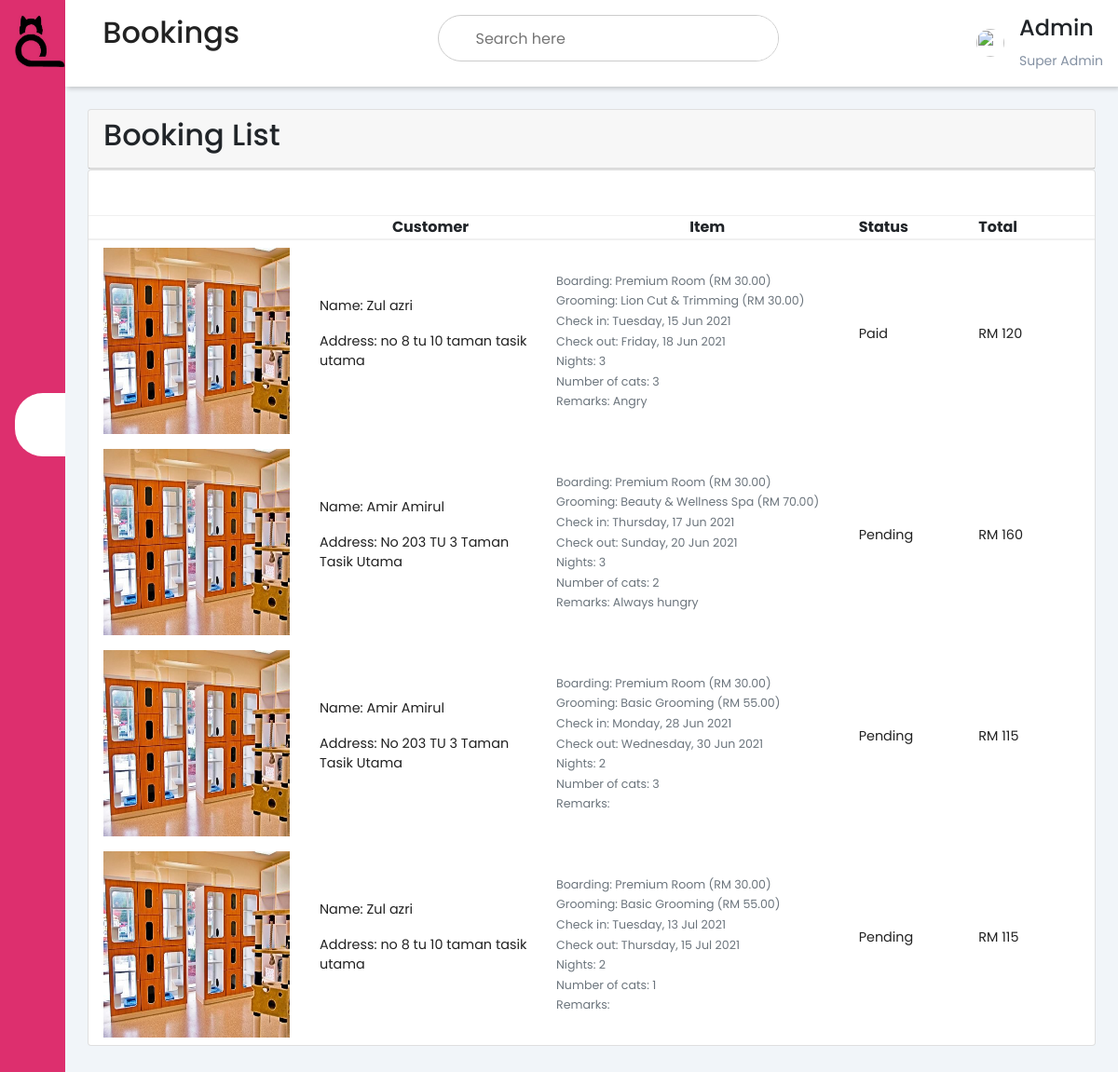
Page /admin/bookings.php on the committed database.
### tables this page shows
CREATE TABLE `booking` (
  `Booking_ID` int(10) NOT NULL,
  `Cust_ID` int(10) NOT NULL,
  `Room_ID` int(10) NOT NULL,
  `QuantityofCats` int(11) NOT NULL,
  `Booking_Date` date NOT NULL,
  `Booking_Status` varchar(255) NOT NULL,
  `Check_in` date NOT NULL,
  `Check_out` date NOT NULL,
  `Remarks` varchar(500) NOT NULL,
  `Serv_ID` int(10) NOT NULL,
  `Nights` int(10) DEFAULT NULL,
  `QuantityofBooking` int(11) NOT NULL
);

CREATE TABLE `room` (
  `Room_ID` int(10) NOT NULL,
  `Room_Type` varchar(255) NOT NULL,
  `Room_Status` varchar(255) NOT NULL,
  `Room_Price` decimal(5,2) NOT NULL,
  `Room_Slot` int(10) NOT NULL,
  `Room_Images` varchar(255) NOT NULL
);

CREATE TABLE `customer` (
  `Cust_ID` int(10) NOT NULL,
  `Cust_Fname` varchar(255) NOT NULL,
  `Cust_Lname` varchar(255) NOT NULL,
  `Cust_PhoneNo` varchar(12) NOT NULL,
  `Cust_Email` varchar(255) NOT NULL,
  `Cust_DOB` date NOT NULL,
  `Cust_Address` varchar(255) NOT NULL,
  `Cust_Gender` varchar(10) NOT NULL,
  `Cust_Password` varchar(255) NOT NULL,
  `Images_Name` varchar(255) NOT NULL,
  `Images_Location` varchar(255) NOT NULL,
  `Images_Datatype` blob NOT NULL,
  `Token` varchar(255) NOT NULL,
  `Create_at` timestamp NOT NULL DEFAULT current_timestamp()
);

CREATE TABLE `service` (
  `Serv_ID` int(10) NOT NULL,
  `Serv_Name` varchar(255) NOT NULL,
  `Serv_Desc` varchar(500) NOT NULL,
  `Serv_Fee` decimal(5,2) NOT NULL
);

### admin/bookings.php (the view, shortened to what this page needs)
<?php
include '../connection.php';
?>
<!DOCTYPE html>
<html lang="en" dir="ltr">
  <head>
    <link rel="stylesheet" href="style.css">
    <link rel="stylesheet" href="https://maxst.icons8.com/vue-static/landings/line-awesome/line-awesome/1.3.0/css/line-awesome.min.css">
    <link href="https://cdn.jsdelivr.net/npm/bootstrap@5.0.1/dist/css/bootstrap.min.css" rel="stylesheet">
  </head>
  <body>
    <div class="sidebar">
      <div class="sidebar-brand">
        <h2><span><img src="../images/logo4.jpg" width="54px" height="56px"></span><span>RUMAH KUCING</span></h2>
      </div>
      <div class="sidebar-menu">
        <ul class="px-0">
          <li>
            <a href="../admin/index.php" style="text-decoration: none;"><span class="las la-igloo"></span><span>Dashboard</span></a>
          </li>
          <li>
            <a href="../admin/staff.php" style="text-decoration: none;"><span class="las la-user-tie"></span><span>Staff</span></a>
          </li>
          <li>
            <a href="../admin/customer.php" style="text-decoration: none;"><span class="las la-users"></span><span>Customer</span></a>
          </li>
          <li>
            <a href="../admin/products.php" style="text-decoration: none;"><span class="las la-clipboard-list"></span><span>Products</span></a>
          </li>
          <li>
            <a href="../admin/orders.php" style="text-decoration: none;"><span class="las la-shopping-bag"></span><span>Orders</span></a>
          </li>
          <li>
            <a href="../admin/bookings.php" class="active" style="text-decoration: none;"><span class="las la-receipt"></span><span>Bookings</span></a>
          </li>
          <li>
            <a href="../admin/logout.php" style="text-decoration: none;"><span class="las la-sign-out-alt"></span><span>Log out</span></a>
          </li>
        </ul>
      </div>
    </div>
    <div class="main-content">
      <header>
        <h2>
          <label for="nav-toggle">
            <span class="las la-bars"></span>
          </label>
          Bookings
        </h2>
        <div class="search-wrapper">
          <input type="search" placeholder="Search here">
        </div>
        <div class="user-wrapper">
          <img src="../images/user profile picture/default_profile.png" width="30px" height="30px">
          <div>
            <h4>Admin</h4>
            <small>Super Admin</small>
          </div>
        </div>
      </header>
      <main>
        <div class="customers">
          <div class="card">
            <div class="card-header">
              <h2>Booking List</h2>
            </div>
          </div>
          <div class="customers">
            <div class="card">
              <div class="container">
                <div class="row">
                  <table class="mt-5">
                    <thead style="padding: 0rem;">
                      <tr>
                        <th></th>
                        <th class="text-center col-3">Customer</th>
                        <th class="text-center">Item</th>
                        <th>Status</th>
                        <th>Total</th>
                      </tr>
                    </thead>
          <?php
          $query = "SELECT r.room_id, r.room_type, r.room_slot, r.room_price, r.room_images,
                           s.serv_id, s.serv_name, s.serv_fee, b.Room_ID, b.booking_status, b.Booking_ID, b.quantityofcats,
                           b.remarks, b.nights, b.Check_in, b.Check_out, c.Cust_Fname, c.Cust_Lname, c.Cust_Address
                    FROM booking b
                    INNER JOIN room r ON r.room_id = b.Room_ID
                    INNER JOIN service s ON s.serv_id = b.serv_id
                    INNER JOIN customer c ON c.Cust_ID = b.Cust_ID";
        	$result = mysqli_query($conn, $query);
        	while ($row = mysqli_fetch_assoc($result)) {
        		$date = $row['Check_in'];
        		$date2 = $row['Check_out'];
            $img = $row['room_images'];
            $rtype = $row['room_type'];
            $rprice = $row['room_price'];
            $sname = $row['serv_name'];
            $sprice = $row['serv_fee'];
            $nights = $row['nights'];
            $quancat = $row['quantityofcats'];
            $remarks = $row['remarks'];
            $status = $row['booking_status'];
            $fname = $row['Cust_Fname'];
            $lname = $row['Cust_Lname'];
            $address = $row['Cust_Address'];
            $total = $rprice * $nights + $sprice;
            echo '<tbody style="padding: 0rem;">
                    <tr>
                      <td class="text-center" style="width: 200px;">
                        <img src='.$img.' width="200" height="200">
                      </td>
                      <td>
                        <div>
                          <p>Name: '.$fname.' '.$lname.'</p>
                        </div>
                        <div>
                          <p>Address: '.$address.'</p>
                        </div>
                      </td>
                      <td style="padding: 0rem; width: 400px;">
                        <div>
                          <small class="text-muted">Boarding: '.$rtype.' (RM '.$rprice.')</small>
                        </div>
                        <div>
                          <small class="text-muted">Grooming: '.$sname.' (RM '.$sprice.')</small>
                        </div>
                        <div>
                          <small class="text-muted">Check in: '.date('l, d M Y', strtotime($date)).'</small>
                        </div>
                        <div>
                          <small class="text-muted">Check out: '.date('l, d M Y', strtotime($date2)).'</small>
                        </div>
                        <div>
                          <small class="text-muted">Nights: '.$nights.'</small>
                        </div>
                        <div>
                          <small class="text-muted">Number of cats: '.$quancat.'</small>
                        </div>
                        <div>
                          <small class="text-muted">Remarks: '.$remarks.'</small>
                        </div>
                      </td>
                      <td style="padding: 0rem; width: 150px;">
                        <p>'.$status.'</p>
                      </td>
                      <td style="padding: 0rem; width: 150px;">
                        <p>RM '.$total.'</p>
                      </td>
                    </tr>
                  </tbody>';
          }
          ?>
                  </table>
                </div>
              </div>
            </div>
          </div>
        </div>
      </main>
    </div>
  </body>
</html>

### admin/style.css (style rules this page uses)
:root { --main-color: #DD2F6E; --color-dark: #1D2231; --text-grey: #8390A2; }
* { padding: 0; margin: 0; box-sizing: border-box; list-style-type: none; text-decoration: none; font-family: 'Poppins', sans-serif; }
.sidebar { width: 290px; position: fixed; left: 0; top: 0; height: 100%; background: var(--main-color); z-index: 100; transition: width 300ms; }
.sidebar-brand { height: 90px; padding: 1rem 0rem 1rem 2rem; color: #fff; }
.sidebar-brand span { display: inline-block; padding-right: 1rem; }
.sidebar-brand h2 { font-size: 22px; }
.sidebar-menu { margin-top: 1rem; }
.sidebar-menu li { width: 100%; margin-bottom: 1.7rem; padding-left: 2rem; }
.sidebar-menu a { padding-left: 1rem; display: block; color: #fff; font-size: 1.0rem; }
.sidebar-menu a.active { background: #fff; padding-top: 1rem; padding-bottom: 1rem; color: var(--main-color); border-radius: 30px 0px 0px 30px; }
.sidebar-menu a span:first-child { font-size: 1.5rem; padding-right: 1rem; }
.main-content { transition: margin-left 300ms; margin-left: 290px; }
header { background: #fff; display: flex; justify-content: space-between; padding: 1rem; box-shadow: 2px 2px 5px rgba(0, 0, 0, 0.2); position: fixed; left: 290px; width: calc(100% - 290px); top: 0; z-index: 100; transition: left 300ms; }
header h2 { color: #222; }
header label span { font-size: 1.7rem; padding-right: 1rem; }
.search-wrapper { border: 1px solid #ccc; border-radius: 30px; height: 50px; display: flex; align-items: center; overflow-x: hidden; }
.search-wrapper input { height: 100%; padding: .5rem; border: none; outline: none; }
.user-wrapper { display: flex; align-items: center; }
.user-wrapper img { border-radius: 50%; margin-right: 1rem; }
.user-wrapper small { display: inline-block; color: var(--text-grey); }
main { margin-top: 85px; padding: 2rem 1.5rem; background: #f1f5f9; min-height: calc(100vh - 90px); }
.card { background: #fff; border-radius: 5px; }
.card-header { padding: 1rem; }
.card-header { display: flex; justify-content: space-between; align-items: center; border-bottom: 1px solid #f0f0f0; }
table { border-collapse: collapse; }
thead tr { border-top: 1px solid #f0f0f0; border-bottom: 2px solid #f0f0f0; }
td { padding: .5rem 1rem; font-size: .9rem; color: #222; }
@media only screen and (max-width: 1200px) { .sidebar { width: 70px; } }
@media only screen and (max-width: 1200px) { .sidebar .sidebar-brand, .sidebar li { padding-left: 1rem; text-align: center; } }
@media only screen and (max-width: 1200px) { .sidebar li a { padding-left: 0rem; } }
@media only screen and (max-width: 1200px) { .main-content { margin-left: 70px; } }
@media only screen and (max-width: 1200px) { .main-content header { width: calc(100% - 70px); left: 70px; } }

### rows in the picture
booking: Room_ID.Room_Images (picture), Cust_ID.Cust_Fname "Zul", Cust_ID.Cust_Lname "azri", Cust_ID.Cust_Address "no 8 tu 10 taman tasik utama", Room_ID.Room_Type "Premium Room", Room_ID.Room_Price "30.00", Serv_ID.Serv_Name "Lion Cut & Trimming", Serv_ID.Serv_Fee "30.00", Check_in "Tuesday, 15 Jun 2021", Check_out "Friday, 18 Jun 2021", Nights "3", QuantityofCats "3", Remarks "Angry", Booking_Status "Paid", total "120"
booking: Room_ID.Room_Images (picture), Cust_ID.Cust_Fname "Amir", Cust_ID.Cust_Lname "Amirul", Cust_ID.Cust_Address "No 203 TU 3 Taman Tasik Utama", Room_ID.Room_Type "Premium Room", Room_ID.Room_Price "30.00", Serv_ID.Serv_Name "Beauty & Wellness Spa", Serv_ID.Serv_Fee "70.00", Check_in "Thursday, 17 Jun 2021", Check_out "Sunday, 20 Jun 2021", Nights "3", QuantityofCats "2", Remarks "Always hungry", Booking_Status "Pending", total "160"
booking: Room_ID.Room_Images (picture), Cust_ID.Cust_Fname "Amir", Cust_ID.Cust_Lname "Amirul", Cust_ID.Cust_Address "No 203 TU 3 Taman Tasik Utama", Room_ID.Room_Type "Premium Room", Room_ID.Room_Price "30.00", Serv_ID.Serv_Name "Basic Grooming", Serv_ID.Serv_Fee "55.00", Check_in "Monday, 28 Jun 2021", Check_out "Wednesday, 30 Jun 2021", Nights "2", QuantityofCats "3", Booking_Status "Pending", total "115"
booking: Room_ID.Room_Images (picture), Cust_ID.Cust_Fname "Zul", Cust_ID.Cust_Lname "azri", Cust_ID.Cust_Address "no 8 tu 10 taman tasik utama", Room_ID.Room_Type "Premium Room", Room_ID.Room_Price "30.00", Serv_ID.Serv_Name "Basic Grooming", Serv_ID.Serv_Fee "55.00", Check_in "Tuesday, 13 Jul 2021", Check_out "Thursday, 15 Jul 2021", Nights "2", QuantityofCats "1", Booking_Status "Pending", total "115"
